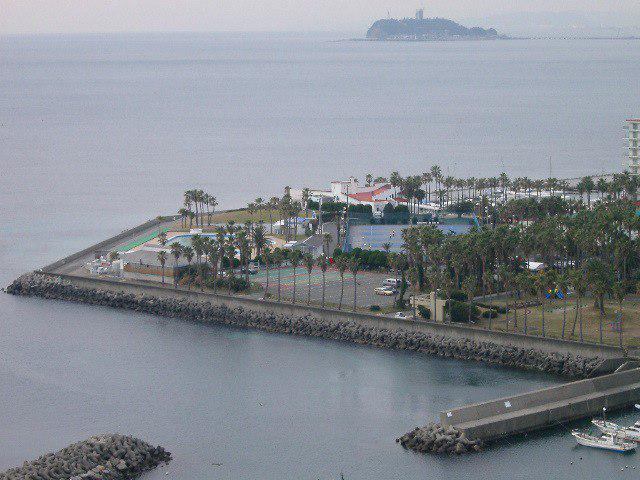
//> input picture Imagerie/TD5/view_1.jpg, 640 x 480 px
$ ./color-convert ../../TD5/view_1.jpg   (built with g++ and OpenCV 4)
//> lines starting //> are read from the running program, lines starting //| are printed output that depends on the picture
#include <iostream>
#include <cstdlib>
#include <math.h>

#include <opencv2/opencv.hpp>

#define WARNING     "\033[33mWarning : \033[0m"
#define ERROR       "\033[31mError : \033[0m"
#define PARAM       1
#define OFFSET      50

using namespace cv;
using namespace std;

/*
 * This function display R,G and B chanels of an image wich name is given in parameter
 */
void display_chanels(const char* imsname) {
//> called with imsname = "../../TD5/view_1.jpg"
    Mat ims = imread(imsname, CV_LOAD_IMAGE_COLOR);
//> ims is the input picture: 480 rows x 640 cols, CV_8UC3; mean B, G, R 148, 140.3, 134.9
    if (ims.empty()) {
        cout << ERROR << "Can't open image " << imsname << endl;
        exit(EXIT_FAILURE);
    }
    Mat ims_rgb[3];
    split(ims, ims_rgb);
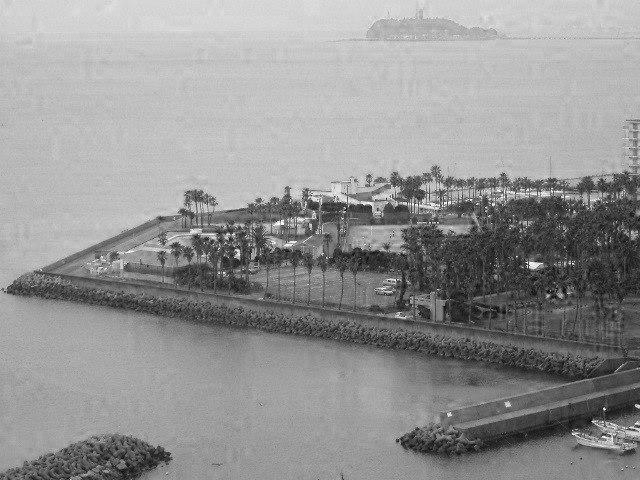
//> ims_rgb[0]: 480 rows x 640 cols, CV_8UC1; min 0, max 255, mean 148
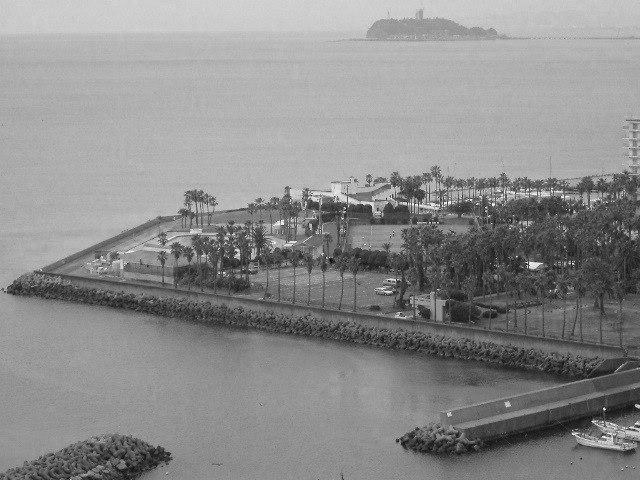
//> ims_rgb[1]: 480 rows x 640 cols, CV_8UC1; min 0, max 255, mean 140.3
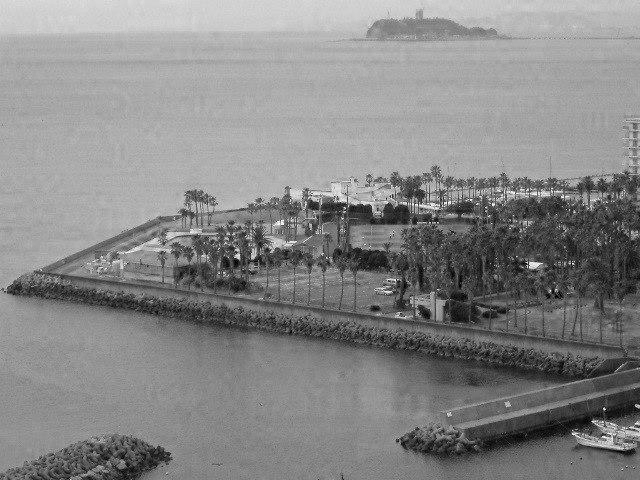
//> ims_rgb[2]: 480 rows x 640 cols, CV_8UC1; min 0, max 255, mean 134.9
    namedWindow("R", CV_WINDOW_AUTOSIZE);
    namedWindow("G", CV_WINDOW_AUTOSIZE);
    namedWindow("B", CV_WINDOW_AUTOSIZE);
    imshow("R", ims_rgb[2]);
    imshow("G", ims_rgb[1]);
    imshow("B", ims_rgb[0]);
    waitKey(0);
}

/*
 * This function display Y,Cb and Cr chanels of an image wich name is given in parameter
 */
void display_chanels_Y_Cb_Cr(const char* imsname){
    Mat ims = imread(imsname, CV_LOAD_IMAGE_COLOR);
    if (ims.empty()) {
        cout << ERROR << "Can't open image " << imsname << endl;
        exit(EXIT_FAILURE);
    }
    cvtColor(ims, ims, CV_BGR2YCrCb);
    Mat ims_ycrcb[3];
    split(ims, ims_ycrcb);
    namedWindow("Y", CV_WINDOW_AUTOSIZE);
    namedWindow("Cb", CV_WINDOW_AUTOSIZE);
    namedWindow("Cr", CV_WINDOW_AUTOSIZE);
    imshow("Y", ims_ycrcb[0]);
    imshow("Cb", ims_ycrcb[1]);
    imshow("Cr", ims_ycrcb[2]);
    waitKey(0);
}

/*
 * This function convert an image in gray scale
 */
void gray_scale(const char* imsname) {
//> called with imsname = "../../TD5/view_1.jpg"
    Mat ims = imread(imsname, CV_LOAD_IMAGE_COLOR);
    if (ims.empty()) {
        cout << ERROR << "Can't open image " << imsname << endl;
        exit(EXIT_FAILURE);
    }
    Mat ims_gray;
    cvtColor(ims, ims_gray, CV_BGR2GRAY);
    namedWindow("Gray", CV_WINDOW_AUTOSIZE);
    imshow("Gray", ims_gray);
    waitKey(0);
}

/*
 * This function convert an image in YCbCr
 */
Mat RGB_YCbCr(const char* imsname) {
//> called with imsname = "../../TD5/view_1.jpg"
    Mat ims = imread(imsname, CV_LOAD_IMAGE_COLOR);
    if (ims.empty()) {
        cout << ERROR << "Can't open image " << imsname << endl;
        exit(EXIT_FAILURE);
    }
    Mat ims_ycbcr;
    cvtColor(ims, ims_ycbcr, CV_BGR2YCrCb);
//> ims_ycbcr: 480 rows x 640 cols, CV_8UC3; mean of channels 0, 1, 2 139.6, 124.7, 132.8
    return ims_ycbcr;
}

/*
 * This function convert an image from YCbCr to RGB
 */
Mat YCbCr_RGB(Mat ims_ycbcr) {
    Mat ims_rgb;
    cvtColor(ims_ycbcr, ims_rgb, CV_YCrCb2BGR);
    return ims_rgb;
}

/*
 * This function display an Mat image
 */
void display_image(Mat ims) {
    namedWindow("Image", CV_WINDOW_AUTOSIZE);
    imshow("Image", ims);
    waitKey(0);
}

void process(const char* imsname) {
    display_chanels(imsname);
    gray_scale(imsname);
    Mat ims_ycbcr = RGB_YCbCr(imsname);
    Mat ims_rgb = YCbCr_RGB(ims_ycbcr);
    display_image(ims_rgb);
    display_chanels_Y_Cb_Cr(imsname);
//> in display_chanels_Y_Cb_Cr, `split(ims, ims_ycrcb);`:
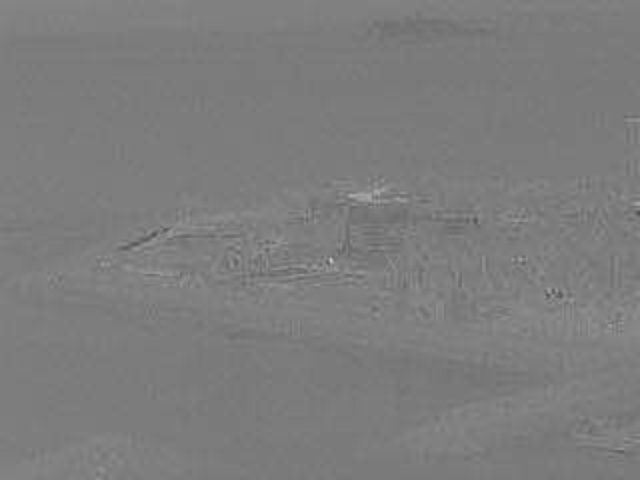
//> ims_ycrcb[1]: 480 rows x 640 cols, CV_8UC1; min 75, max 204, mean 124.7
}

void usage(const char* s) {
    std::cerr << "Usage: " << s << " imsname\n" << std::endl;
    exit(EXIT_FAILURE);
}

int main(int argc, char* argv[]) {
    if (argc != (PARAM + 1))
        usage(argv[0]);
    process(argv[1]);
    return EXIT_SUCCESS;
}
